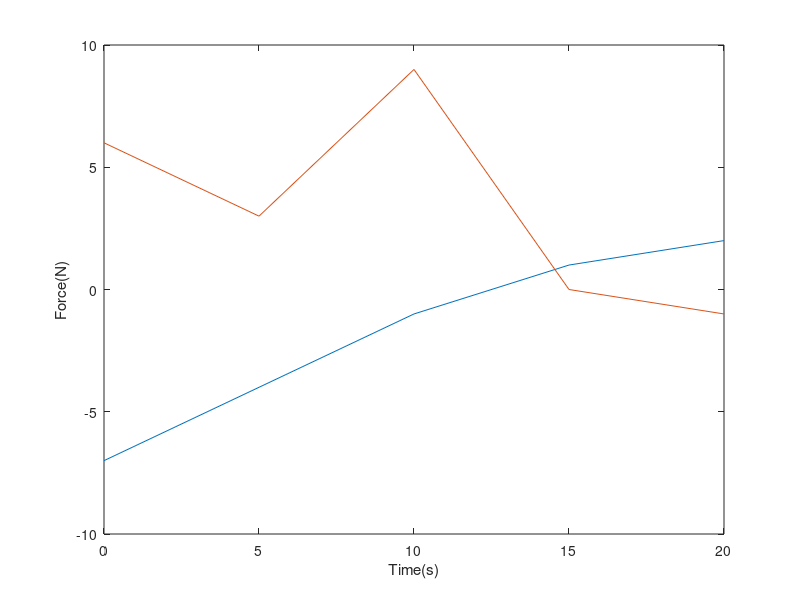

Here is the MATLAB script that generated this plot: (Note: this script raises an error after producing the figure.)
% Marcus Winters
%ME203
%11/1/21
%Homework 3
%problem 1
clc; clear all; format compact;
A=[0 -7 6;5 -4 3;10 -1 9;15 1 0;20 2 -1];
plot(A(:,1),A(:,2),A(:,1),A(:,3))
xlabel('Time(s)')
ylabel('Force(N)')
%% problem 2
clc; clear all; format compact;
B=[3 -5 6 15;7 9 13 5; -4 10 8 4]
C=[7 -4 12; 9 10 2; 13 8 11;5 4 1]
D=[7 9;-4 10; 12 2]
%% Problem 3
clc; clear all; format compact;
A=[56 32;24 -16];
B=[14 -4; 6 -2];
Product=A.*B
Dividend=A./B
Cube=B.^3
%% Problem 4
clc; clear all; format compact;
a=6*pi*(atan(12.5))+4
b=5*tan(3*asin(13/5))
%% Problem 5
clc; clear all; format compact;
syms x y 
eqn1 = -2*x + y  == -5;
eqn2 = -2*x + y  == 3;
[A,B] = equationsToMatrix([eqn1, eqn2], [x, y]);
X1 = linsolve(A,B)

syms x y 
eqn1 = -2*x + y  == 3;
eqn2 = -8*x + 4*y  == 12;
[A,B] = equationsToMatrix([eqn1, eqn2], [x, y]);
X2 = linsolve(A,B)

syms x y 
eqn1 = -2*x + y  == -5;
eqn2 = -2*x + y  == 5.00001;
[A,B] = equationsToMatrix([eqn1, eqn2], [x, y]);
X3 = linsolve(A,B)

syms x y z k
eqn1 = x + 5*y - z+6*k == 19;
eqn2 = 2*x - y + z-2*k == 7;
eqn3 = -x + 4*y -z+3*k == 30;
eqn4 = 3*x -7*y -2*z+k == -75;
[A,B] = equationsToMatrix([eqn1, eqn2, eqn3,eqn4], [x, y, z,k]);
X4 = linsolve(A,B)
%% Problem 6
clc; clear all; format compact;
t=1:0.01:3;
T=(6.*log(t))-(7.*exp(0.2*t));
plot(t,T)
xlabel('Time(min.)')
ylabel('Temperature(C)')
%% Problem 7
clc; clear all; format compact;
a=1;
b=1;
c=2;
(a==b)&((b==c)|(a==c))
(a==b)|((b==c)&(a==c))
%They're not equivalent the two expressions 
%have different outputs
%% Problem 8a
clc; clear all; format compact;
x=input('Enter Grade:')
if x>=90 
    Grade='A'
end
    if x>=80 && x<=89
    Grade='B'
    end
    if x>=70 && x<=79
    Grade='C'
    end
    if x>=60 && x<=69
    Grade='D'
    end
    if x<60
    Grade='F'
    end
 
%% Problem 8b
    clc; clear all; format compact;
    x=input('Enter Grade:')
if x<60
    Grade='F'
elseif x<70
    Grade='D'
elseif x<80
    Grade='C'
elseif x<90
    Grade='B'
else
    Grade='A'
end

    
